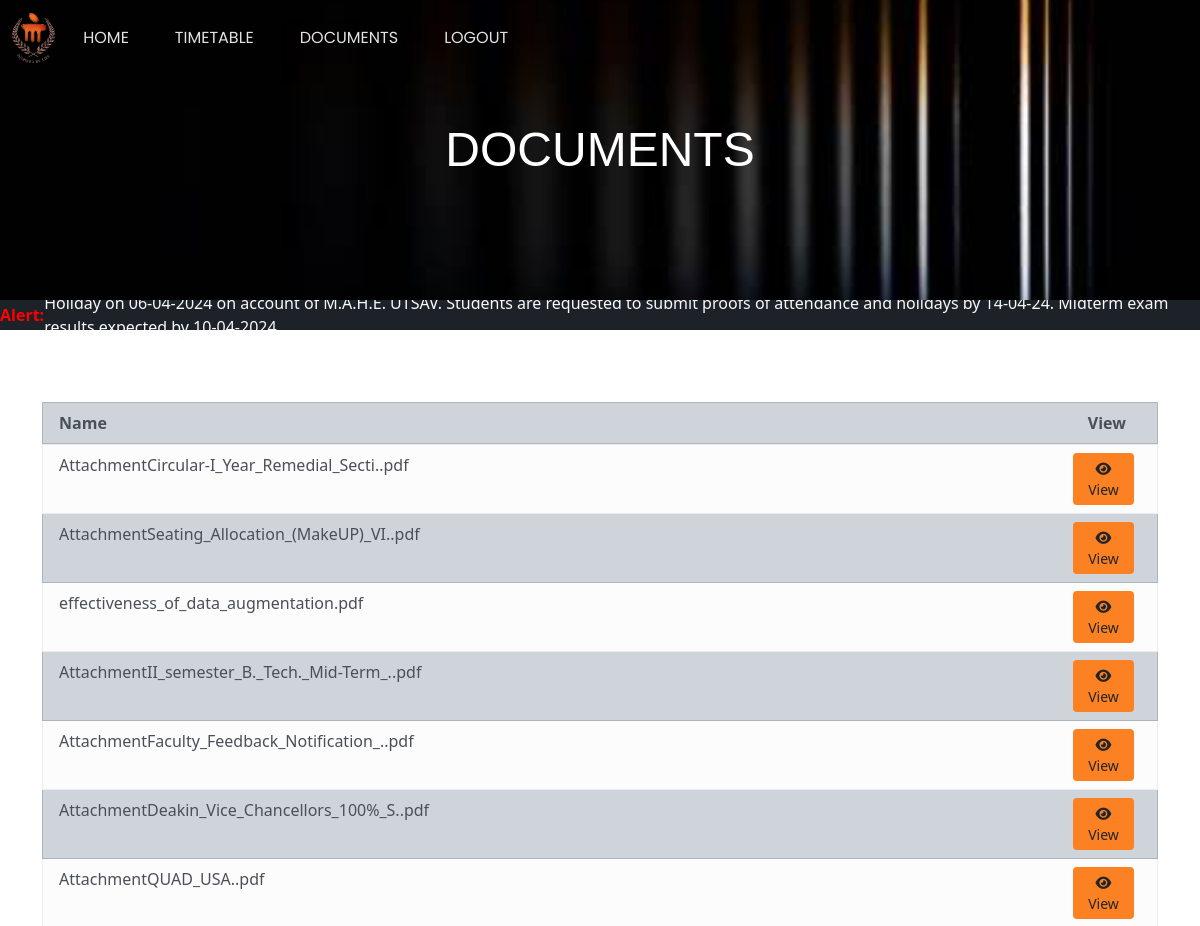
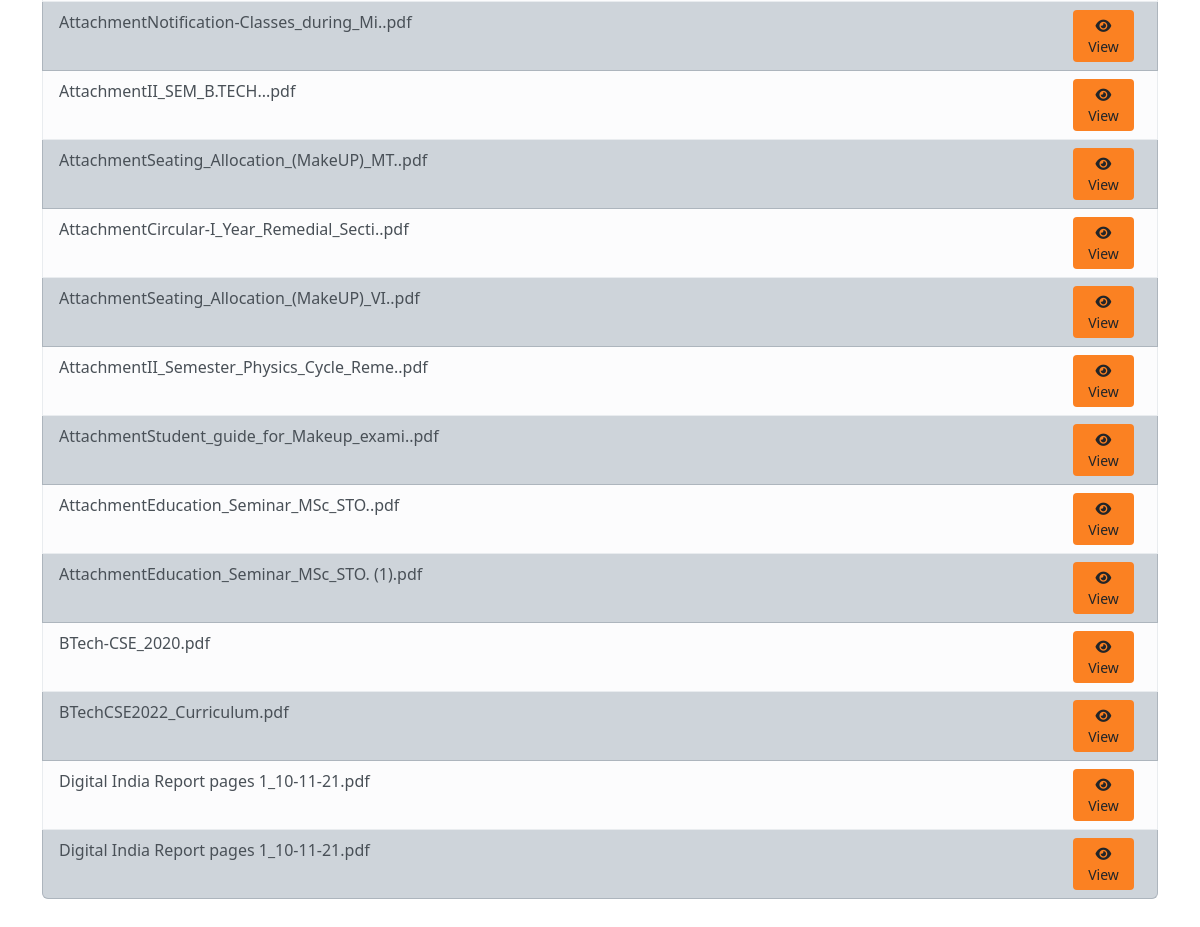
The app's page /important_documents/ (signed in) with its own data (2 pictures, top to bottom).
### account/models.py (models this page shows)
class Document(models.Model):
    file = models.FileField(upload_to='documents/')
    name = models.CharField(max_length=255)
    uploaded_at = models.DateTimeField(auto_now_add=True)

### account/views.py (the view)
# urls.py: path('important_documents/', views.important_documents, name='important_documents'),
@login_required
def important_documents(request):
    if request.user.is_authenticated:
        documents = Document.objects.all().order_by('-id')
        if request.user.is_teacher or request.user.is_admin:
            uploadform = DocumentForm(request.POST, request.FILES)
            if request.method == 'POST' and request.FILES.getlist('pdf'):
                pdf_files = request.FILES.getlist('pdf')
                for pdf_file in pdf_files:
                    Document.objects.create(file=pdf_file, name=pdf_file.name)
                return redirect('important_documents')  # Redirect to the same page after upload
            return render(request, 'important_documents.html', {'documents': documents, 'allow_upload_delete': True, 'uploadform':uploadform})
        else:
            return render(request, 'important_documents.html', {'documents': documents, 'allow_upload_delete': False})
    else:
        return redirect('login_view')

### templates/important_documents.html (shortened to what this page needs)
{% extends 'base2.html' %}
{% block title %}
<div>DOCUMENTS</div>
{% endblock %}
{% block body %}
<div class="container">
  <br><br>
  {% if documents %}
  <div id="documentList" class="mt-4">
    <ul class="list-group">
      <strong>
        <li class="list-group-item list-group-item-dark">
          <div class="row">
            <div class="col-sm-10">Name</div>
            <div class="col-sm-1 text-center">{% if allow_upload_delete %}Delete{% endif %}</div>
            <div class="col-sm-1 text-center">View</div>
          </div>
        </li>
      </strong>
      {% for document in documents %}
      <li class="list-group-item {% cycle 'list-group-item-light' 'list-group-item-dark' %}">
        <div class="row">
          <div class="col-sm-10">
            {{ document.name }}
          </div>
          <div class="col-sm-1 text-right">
          </div>
          <div class="col-sm-1 text-right">
            <a href="{% url 'view_document' document.id %}" class="btn btn-sm mr-2" style="background-color: #fb8122; width:90%">
              <i class="fas fa-eye"></i> View
            </a>
          </div>
        </div>
      </li>
      {% empty %}
      <li class="list-group-item">No documents available.</li>
      {% endfor %}
    </ul>
  </div>
  {% else %}
  <br><br>
  <div style="justify-content: center;font-size: x-large;font-weight: 700;color: #1d2228;">NO DOCUMENTS AVAILABLE</div>
  {% endif %}
  <br><br>
</div>
</body>
</html>
{% endblock %}

### templates/base2.html (shortened to what this page needs)
<!DOCTYPE html>
{% load static %}
<html lang="en">
<head>
    <link href="https://cdn.jsdelivr.net/npm/bootstrap@5.3.3/dist/css/bootstrap.min.css" rel="stylesheet"
>
    <link rel="stylesheet" href="https://cdnjs.cloudflare.com/ajax/libs/font-awesome/6.5.1/css/all.min.css"
 />
    <link rel="stylesheet" href="{% static 'css/styles.css' %}" />
</head>
<body>
    <nav class="navbar navbar-expand navbar-custom">
        <div class="container-fluid">
            <a class="navbar-brand" href="{% url 'homepage' %}">
                <img src="{% static 'images/logo1.png' %}" alt="Logo" class="img-fluid custom-logo">
            </a>
            <div class="collapse navbar-collapse justify-content-start" id="navbarNavAltMarkup">
                <div class="navbar-nav">
                    <a class="nav-link" href="{% url 'homepage' %}">HOME</a>
                    <a class="nav-link" href="{% url 'timetable' %}">TIMETABLE</a>
                    <a class="nav-link" href="{% url 'important_documents' %}">DOCUMENTS</a>
                    <a class="nav-link" href="{% url 'logout' %}">LOGOUT</a>
                </div>
            </div>
        </div>
    </nav>
    <div class="cover-image">
        <img src="{% static 'images/cover_img1.jpeg' %}" alt="Cover Image">
        <div class="cover-text anton-regular" style="font-size: 300%;">
            {% block title %}
            {% endblock %}
        </div>
    </div>
    <div class="row custom-text" style="background-color: #1d2228;">
        <marquee behavior="scroll" direction="left" class="text-light"
            style="height: 30px; display: flex; align-items: center;">
            <strong style="color:red">Alert:</strong>
            Holiday on 06-04-2024 on account of M.A.H.E. UTSAV. Students are requested to submit proofs of
            attendance
            and holidays by 14-04-24. Midterm exam results expected by 10-04-2024.
        </marquee>
    </div>
    {% block body %}
    {% endblock %}
</body>
</html>

### account/static/css/styles.css (style rules this page uses)
body { background-color: #fff; }
.custom-text { color: red; background-color: white; vertical-align: middle; }
.custom-logo { height: 50px; }
.navbar-custom .navbar-brand, .navbar-custom .navbar-text { color: #1d2228; }
.navbar-nav { display: flex; width: 100% }
.navbar-custom { background: none; position: absolute; top: 0; width: 100%; z-index: 1000; display: flex; justify-content: flex-start; }
.navbar-brand { margin-right: auto; }
.navbar-nav .nav-link { font-family: 'Poppins'; font-size: medium; color: #E1E2E2; text-align: center; position: relative; margin-right: 10px !important; margin-left: 20px !important; }
.navbar-nav .nav-link::after { content: ''; position: absolute; left: 0; bottom: -2px; width: 0; height: 2px; background-color: #E1E2E2; transition: width 0.3s ease; }
.cover-image { position: relative; width: 100vw; height: 300px; overflow: hidden; }
.cover-image img { width: 100%; height: 100%; object-fit: cover; }
.cover-text { position: absolute; top: 50%; left: 50%; transform: translate(-50%, -50%); color: white; font-size: 24px; text-align: center; }

### templates/base2.html (style rules this page uses)
.anton-regular { font-family: "Anton", sans-serif; font-weight: 400; font-style: normal; }

### records on screen
Document: name "AttachmentCircular-I_Year_Remedial_Secti..pdf"
Document: name "AttachmentSeating_Allocation_(MakeUP)_VI..pdf"
Document: name "effectiveness_of_data_augmentation.pdf"
Document: name "AttachmentII_semester_B._Tech._Mid-Term_..pdf"
Document: name "AttachmentFaculty_Feedback_Notification_..pdf"
Document: name "AttachmentDeakin_Vice_Chancellors_100%_S..pdf"
Document: name "AttachmentQUAD_USA..pdf"
Document: name "AttachmentNotification-Classes_during_Mi..pdf"
Document: name "AttachmentII_SEM_B.TECH...pdf"
Document: name "AttachmentSeating_Allocation_(MakeUP)_MT..pdf"
Document: name "AttachmentCircular-I_Year_Remedial_Secti..pdf"
Document: name "AttachmentSeating_Allocation_(MakeUP)_VI..pdf"
Document: name "AttachmentII_Semester_Physics_Cycle_Reme..pdf"
Document: name "AttachmentStudent_guide_for_Makeup_exami..pdf"
Document: name "AttachmentEducation_Seminar_MSc_STO..pdf"
Document: name "AttachmentEducation_Seminar_MSc_STO. (1).pdf"
Document: name "BTech-CSE_2020.pdf"
Document: name "BTechCSE2022_Curriculum.pdf"
Document: name "Digital India Report pages 1_10-11-21.pdf"
Document: name "Digital India Report pages 1_10-11-21.pdf"
